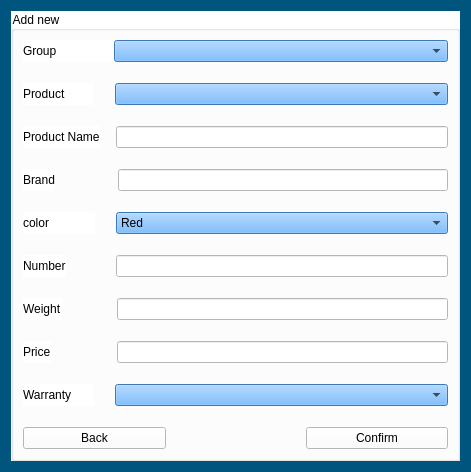
<?xml version="1.0" encoding="UTF-8"?>
<ui version="4.0">
 <class>addproduct</class>
 <widget class="QWidget" name="addproduct">
  <property name="geometry">
   <rect>
    <x>0</x>
    <y>0</y>
    <width>471</width>
    <height>414</height>
   </rect>
  </property>
  <property name="windowTitle">
   <string>Form</string>
  </property>
  <property name="styleSheet">
   <string notr="true">background-color: rgb(0, 85, 127);</string>
  </property>
  <layout class="QVBoxLayout" name="verticalLayout_2">
   <property name="spacing">
    <number>10</number>
   </property>
   <item>
    <widget class="QGroupBox" name="groupBox">
     <property name="styleSheet">
      <string notr="true">background-color: rgb(255, 255, 255);
color: rgb(0, 0, 0);</string>
     </property>
     <property name="title">
      <string>Add new</string>
     </property>
     <layout class="QVBoxLayout" name="verticalLayout">
      <property name="spacing">
       <number>21</number>
      </property>
      <item>
       <layout class="QHBoxLayout" name="horizontalLayout">
        <property name="spacing">
         <number>0</number>
        </property>
        <property name="leftMargin">
         <number>0</number>
        </property>
        <item>
         <widget class="QLabel" name="label">
          <property name="maximumSize">
           <size>
            <width>91</width>
            <height>16777215</height>
           </size>
          </property>
          <property name="text">
           <string>Group</string>
          </property>
         </widget>
        </item>
        <item>
         <widget class="QComboBox" name="group_combo">
          <property name="minimumSize">
           <size>
            <width>0</width>
            <height>0</height>
           </size>
          </property>
          <property name="maximumSize">
           <size>
            <width>507</width>
            <height>16777215</height>
           </size>
          </property>
          <property name="styleSheet">
           <string notr="true">background-color: rgb(85, 170, 255);</string>
          </property>
          <item>
           <property name="text">
            <string/>
           </property>
          </item>
          <item>
           <property name="text">
            <string>Home and Kitchen</string>
           </property>
          </item>
          <item>
           <property name="text">
            <string>Electronics</string>
           </property>
          </item>
         </widget>
        </item>
       </layout>
      </item>
      <item>
       <layout class="QHBoxLayout" name="horizontalLayout_2">
        <item>
         <widget class="QLabel" name="label_2">
          <property name="maximumSize">
           <size>
            <width>71</width>
            <height>16777215</height>
           </size>
          </property>
          <property name="text">
           <string>Product</string>
          </property>
         </widget>
        </item>
        <item>
         <widget class="QComboBox" name="model_combo">
          <property name="styleSheet">
           <string notr="true">background-color: rgb(85, 170, 255);</string>
          </property>
         </widget>
        </item>
       </layout>
      </item>
      <item>
       <layout class="QHBoxLayout" name="horizontalLayout_3">
        <property name="spacing">
         <number>16</number>
        </property>
        <item>
         <widget class="QLabel" name="label_3">
          <property name="text">
           <string>Product Name</string>
          </property>
         </widget>
        </item>
        <item>
         <widget class="QLineEdit" name="productname_line">
          <property name="styleSheet">
           <string notr="true"/>
          </property>
         </widget>
        </item>
       </layout>
      </item>
      <item>
       <layout class="QHBoxLayout" name="horizontalLayout_4">
        <property name="spacing">
         <number>63</number>
        </property>
        <item>
         <widget class="QLabel" name="label_4">
          <property name="text">
           <string>Brand</string>
          </property>
         </widget>
        </item>
        <item>
         <widget class="QLineEdit" name="brand_line">
          <property name="styleSheet">
           <string notr="true"/>
          </property>
         </widget>
        </item>
       </layout>
      </item>
      <item>
       <layout class="QHBoxLayout" name="horizontalLayout_5">
        <item>
         <widget class="QLabel" name="label_5">
          <property name="maximumSize">
           <size>
            <width>72</width>
            <height>16777215</height>
           </size>
          </property>
          <property name="text">
           <string>color</string>
          </property>
         </widget>
        </item>
        <item>
         <widget class="QComboBox" name="color_combo">
          <property name="styleSheet">
           <string notr="true">background-color: rgb(85, 170, 255);</string>
          </property>
          <item>
           <property name="text">
            <string>Red</string>
           </property>
          </item>
          <item>
           <property name="text">
            <string>Blue</string>
           </property>
          </item>
          <item>
           <property name="text">
            <string>Yellow</string>
           </property>
          </item>
          <item>
           <property name="text">
            <string>Pink</string>
           </property>
          </item>
          <item>
           <property name="text">
            <string>Orange</string>
           </property>
          </item>
          <item>
           <property name="text">
            <string>Green</string>
           </property>
          </item>
          <item>
           <property name="text">
            <string>Brown</string>
           </property>
          </item>
          <item>
           <property name="text">
            <string>Purple</string>
           </property>
          </item>
          <item>
           <property name="text">
            <string>White</string>
           </property>
          </item>
          <item>
           <property name="text">
            <string>Gray</string>
           </property>
          </item>
          <item>
           <property name="text">
            <string>Black</string>
           </property>
          </item>
         </widget>
        </item>
       </layout>
      </item>
      <item>
       <layout class="QHBoxLayout" name="horizontalLayout_6">
        <property name="spacing">
         <number>50</number>
        </property>
        <item>
         <widget class="QLabel" name="label_6">
          <property name="text">
           <string>Number</string>
          </property>
         </widget>
        </item>
        <item>
         <widget class="QLineEdit" name="number_line"/>
        </item>
       </layout>
      </item>
      <item>
       <layout class="QHBoxLayout" name="horizontalLayout_7">
        <property name="spacing">
         <number>55</number>
        </property>
        <item>
         <widget class="QLabel" name="label_7">
          <property name="text">
           <string>Weight</string>
          </property>
         </widget>
        </item>
        <item>
         <widget class="QLineEdit" name="weight_line"/>
        </item>
       </layout>
      </item>
      <item>
       <layout class="QHBoxLayout" name="horizontalLayout_8">
        <property name="spacing">
         <number>66</number>
        </property>
        <item>
         <widget class="QLabel" name="label_8">
          <property name="text">
           <string>Price</string>
          </property>
         </widget>
        </item>
        <item>
         <widget class="QLineEdit" name="price_line"/>
        </item>
       </layout>
      </item>
      <item>
       <layout class="QHBoxLayout" name="horizontalLayout_9">
        <item>
         <widget class="QLabel" name="label_9">
          <property name="maximumSize">
           <size>
            <width>71</width>
            <height>16777215</height>
           </size>
          </property>
          <property name="text">
           <string>Warranty</string>
          </property>
         </widget>
        </item>
        <item>
         <widget class="QComboBox" name="warranty_combo">
          <property name="styleSheet">
           <string notr="true">background-color: rgb(85, 170, 255);</string>
          </property>
          <item>
           <property name="text">
            <string/>
           </property>
          </item>
          <item>
           <property name="text">
            <string>True</string>
           </property>
          </item>
          <item>
           <property name="text">
            <string>False</string>
           </property>
          </item>
         </widget>
        </item>
       </layout>
      </item>
      <item>
       <layout class="QHBoxLayout" name="horizontalLayout_10">
        <property name="spacing">
         <number>140</number>
        </property>
        <item>
         <widget class="QPushButton" name="pushButton_2">
          <property name="text">
           <string>Back</string>
          </property>
         </widget>
        </item>
        <item>
         <widget class="QPushButton" name="confirm_btn">
          <property name="text">
           <string>Confirm</string>
          </property>
         </widget>
        </item>
       </layout>
      </item>
     </layout>
    </widget>
   </item>
  </layout>
 </widget>
 <resources/>
 <connections/>
</ui>
